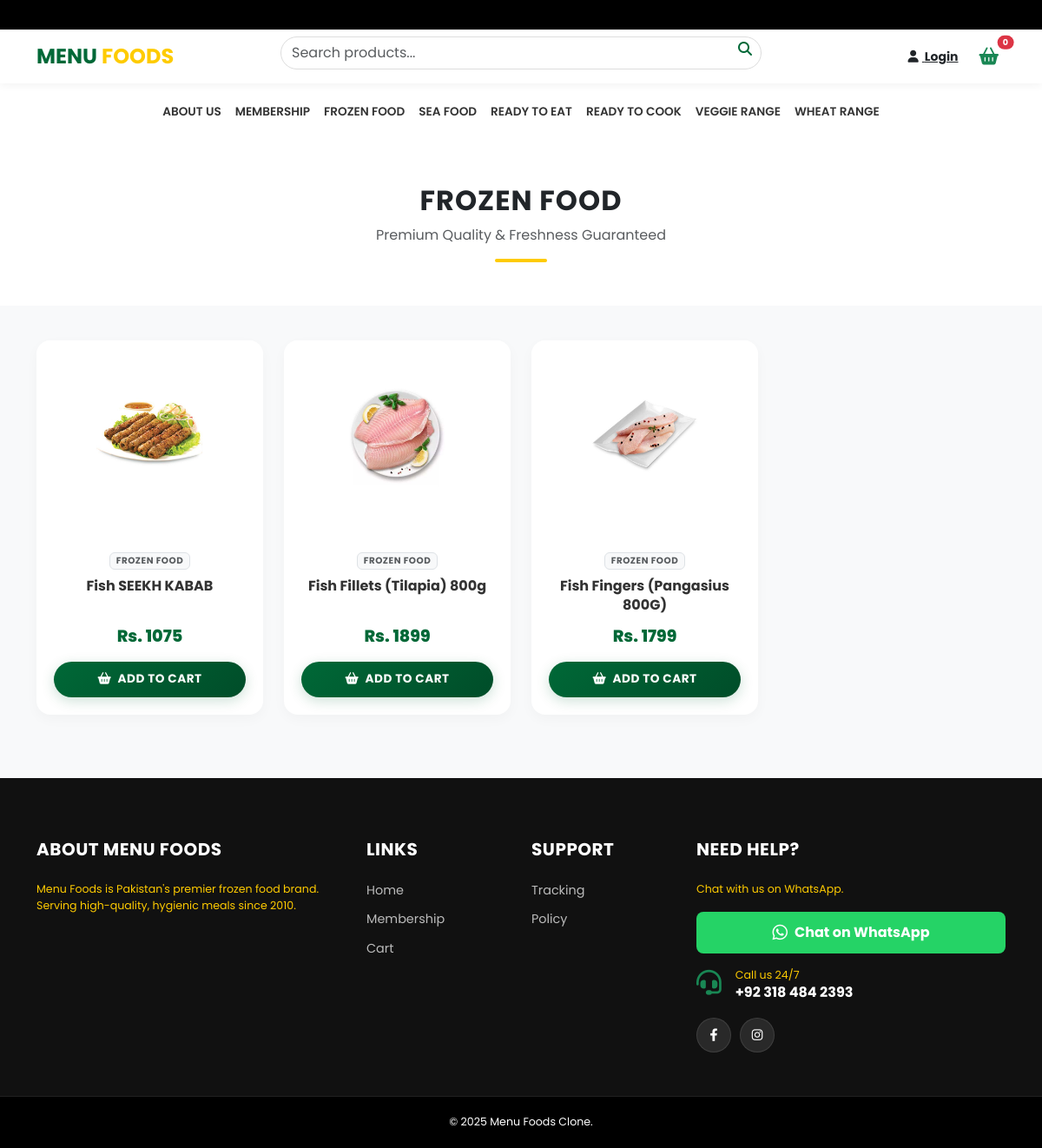
Page /category/1/ on the committed database.
### store/models.py (models this page shows, shortened)
class Category(models.Model):
    name = models.CharField(max_length=100, unique=True)
    image = models.ImageField(upload_to='categories/', blank=True, null=True)
    class Meta: verbose_name_plural = "Categories"

class Product(models.Model):
    categories = models.ManyToManyField(Category, related_name='products')
    name = models.CharField(max_length=200)
    description = models.TextField(blank=True)
    price = models.DecimalField(max_digits=10, decimal_places=2)
    image = models.ImageField(upload_to='products/')
    is_available = models.BooleanField(default=True)
    @property
    def category(self): return self.categories.first()

### store/views.py (the view)
# urls.py: path('category/<int:category_id>/', views.category_view, name='category_view'),
def category_view(request, category_id):
    c = get_object_or_404(Category, id=category_id)
    return render(request, 'store/category.html', {
        'category': c,
        'products': Product.objects.filter(categories=c),
        'categories': Category.objects.all()
    })

### orders/context_processors.py (called while the page is built)
def cart_count(request):
    cart = request.session.get('cart', {})
    return {'cart_item_count': sum(cart.values())}

### templates/store/category.html (shortened to what this page needs)
{% extends 'store/base.html' %}
{% block content %}
<div class="category-header">
    <div class="container">
        <h2 class="fw-bold mb-2 text-uppercase text-dark" style="letter-spacing: 1px;">{{ category.name }}</h2>
        <p class="text-muted mb-0">Premium Quality & Freshness Guaranteed</p>
    </div>
</div>
<div class="container mb-5" style="min-height: 60vh;">
    {% if products %}
    <div class="row g-4">
        {% for product in products %}
        <div class="col-6 col-md-3 d-flex align-items-stretch">
            <div class="product-card w-100">
                <a href="{% url 'product_detail' product.id %}" class="product-img-wrapper">
                    {% if product.image %}
                        <img src="{{ product.image.url }}" alt="{{ product.name }}">
                    {% else %}
                        <img src="https://via.placeholder.com/200x200?text=No+Image" alt="No Image">
                    {% endif %}
                </a>
                <div class="card-body">
                    <div class="mb-2">
                        <span class="badge bg-light text-muted border text-uppercase" style="font-size: 0.65rem; letter-spacing: 0.5px;">
                            {{ product.category.name|default:"General" }}
                        </span>
                    </div>
                    <h5 class="card-title">
                        <a href="{% url 'product_detail' product.id %}">
                            {{ product.name }}
                        </a>
                    </h5>
                    <div class="mt-auto-wrapper">
                        <p class="price-tag">Rs. {{ product.price|floatformat:0 }}</p>
                        <form action="{% url 'add_to_cart' product.id %}" method="POST">
                            <button type="submit" class="btn-add-cart">
                                <i class="fas fa-shopping-basket me-1"></i> <span class="d-none d-md-inline">Add to Cart</span><span class="d-inline d-md-none">Add</span>
                            </button>
                        </form>
                    </div>
                </div>
            </div>
        </div>
        {% endfor %}
    </div>
    {% endif %}
</div>
{% endblock %}

### templates/store/base.html (shortened to what this page needs)
{% load static %}
<!DOCTYPE html>
<html lang="en">
<head>
    <link href="https://cdn.jsdelivr.net/npm/bootstrap@5.3.0/dist/css/bootstrap.min.css" rel="stylesheet">
    <link rel="stylesheet" href="https://cdnjs.cloudflare.com/ajax/libs/font-awesome/6.4.0/css/all.min.css">
    <link rel="stylesheet" href="https://cdnjs.cloudflare.com/ajax/libs/viewerjs/1.11.3/viewer.min.css">
</head>
<body>
    <div class="top-bar"><div class="marquee-text">Order now for fresh stock! Deliveries might be slightly delayed. | Call us 24/7 at +92 318 484 2393 | Free Delivery for Members!</div></div>
    <div class="main-header sticky-top">
        <div class="container">
            <div class="row align-items-center g-2">
                <div class="col-6 col-lg-3 d-flex align-items-center">
                    <a href="{% url 'home' %}" class="text-decoration-none">
                        <h4 class="m-0 fw-bold" style="color: var(--primary-green);">MENU <span style="color: var(--accent-yellow);">FOODS</span></h4>
                    </a>
                </div>
                <div class="col-6 col-lg-3 text-end d-flex align-items-center justify-content-end order-lg-3 mobile-actions gap-3">
                    {% if user.is_authenticated %}
                        <div class="dropdown">
                            <a class="text-dark text-decoration-none small fw-bold dropdown-toggle d-flex align-items-center" href="#" data-bs-toggle="dropdown">
                                <i class="fas fa-user-circle fa-lg text-success me-1"></i>
                                <span class="d-none d-lg-inline">{{ user.username }}</span>
                                <span class="d-lg-none">{{ user.username|slice:":6" }}..</span>
                            </a>
                            <ul class="dropdown-menu dropdown-menu-end shadow border-0" style="z-index: 1050;">
                                <li><span class="dropdown-item-text small text-muted">Hi, {{ user.username }}</span></li>
                                <li><hr class="dropdown-divider"></li>
                                <li><a class="dropdown-item small" href="{% url 'my_orders' %}">My Orders</a></li>
                                {% if user.is_superuser %}<li><a class="dropdown-item small text-primary" href="{% url 'admin_dashboard' %}">Admin Panel</a></li>{% endif %}
                                <li><a class="dropdown-item small text-danger" href="{% url 'logout' %}">Logout</a></li>
                            </ul>
                        </div>
                    {% else %}
                        <a href="{% url 'login' %}" class="text-dark small fw-bold"><i class="fas fa-user me-1"></i> Login</a>
                    {% endif %}
                    <a href="{% url 'cart_page' %}" class="btn btn-outline-success rounded-pill position-relative border-0 fw-bold p-1 px-2">
                        <i class="fas fa-shopping-basket fa-lg"></i>
                        <span id="cart-badge" class="position-absolute top-0 start-100 translate-middle badge rounded-pill bg-danger" style="font-size: 0.6rem;">{{ cart_item_count|default:"0" }}</span>
                    </a>
                </div>
                <div class="col-12 col-lg-6 order-lg-2 mt-2 mt-lg-0">
                    <form class="search-box d-flex position-relative" action="{% url 'search' %}" method="GET">
                        <input class="form-control search-input" type="search" name="q" placeholder="Search products..." value="{{ request.GET.q }}">
                        <button class="search-btn" type="submit"><i class="fas fa-search"></i></button>
                    </form>
                </div>
            </div>
        </div>
    </div>
    <nav class="navbar navbar-expand-lg navbar-custom shadow-sm bg-white d-none d-lg-block">
        <div class="container justify-content-center">
            <ul class="navbar-nav">
                <li class="nav-item"><a class="nav-link" href="{% url 'about' %}">ABOUT US</a></li>
                <li class="nav-item"><a class="nav-link" href="{% url 'membership' %}">MEMBERSHIP</a></li>
                {% for cat in categories %}
                    <li class="nav-item"><a class="nav-link" href="{% url 'category_view' cat.id %}">{{ cat.name|upper }}</a></li>
                {% endfor %}
            </ul>
        </div>
    </nav>
    <div style="flex: 1;">{% block content %}{% endblock %}</div>
    <footer>
        <div class="container">
            <div class="row g-4">
                <div class="col-lg-4 col-md-6">
                    <h5 class="text-white">About Menu Foods</h5>
                    <p class="small mb-4" style="color: var(--accent-yellow);">
                        Menu Foods is Pakistan's premier frozen food brand. Serving high-quality, hygienic meals since 2010.
                    </p>
                </div>
                <div class="col-lg-2 col-md-6 col-6">
                    <h5>Links</h5>
                    <ul>
                        <li><a href="{% url 'home' %}">Home</a></li>
                        <li><a href="{% url 'membership' %}">Membership</a></li>
                        <li><a href="{% url 'cart_page' %}">Cart</a></li>
                    </ul>
                </div>
                <div class="col-lg-2 col-md-6 col-6">
                    <h5>Support</h5>
                    <ul>
                        <li><a href="{% url 'my_orders' %}">Tracking</a></li>
                        <li><a href="{% url 'about' %}">Policy</a></li>
                    </ul>
                </div>
                <div class="col-lg-4 col-md-6">
                    <h5>Need Help?</h5>
                    <p class="small mb-3" style="color: var(--accent-yellow);">Chat with us on WhatsApp.</p>
                    <a href="https://wa.me/923184842393" target="_blank" class="btn w-100 mb-3 d-flex align-items-center justify-content-center" style="background-color: #25D366; color: white; font-weight: bold; border:none; padding: 12px; border-radius: 8px;">
                        <i class="fab fa-whatsapp fa-lg me-2"></i> Chat on WhatsApp
                    </a>
                    <div class="d-flex align-items-center mb-3">
                        <i class="fas fa-headset fa-2x text-success me-3"></i>
                        <div>
                            <p class="mb-0 small" style="color: var(--accent-yellow);">Call us 24/7</p>
                            <h6 class="text-white fw-bold m-0">+92 318 484 2393</h6>
                        </div>
                    </div>
                    <div class="footer-social">
                        <a href="https://web.facebook.com/profile.php?id=61584493205748" target="_blank"><i class="fab fa-facebook-f"></i></a>
                        <a href="#" target="_blank"><i class="fab fa-instagram"></i></a>
                    </div>
                </div>
            </div>
        </div>
        <div class="footer-bottom">
            <div class="container text-center">
                <p class="mb-0 small text-white">&copy; 2025 Menu Foods Clone.</p>
            </div>
        </div>
    </footer>
</body>
</html>

### templates/store/base.html (style rules this page uses)
:root { --primary-green: #006837; --accent-yellow: #fecb00; --light-bg: #f8f9fa; }
body { font-family: 'Poppins', sans-serif; background-color: var(--light-bg); display: flex; flex-direction: column; min-height: 100vh; }
.top-bar { background-color: #000; color: #fff; font-size: 0.75rem; padding: 8px 0; overflow: hidden; white-space: nowrap; }
.marquee-text { display: inline-block; padding-left: 100%; animation: marquee 15s linear infinite; }
.main-header { background-color: #fff; padding: 15px 0; box-shadow: 0 2px 10px rgba(0,0,0,0.05); }
.search-input { border-radius: 50px; padding-right: 40px; border: 1px solid #ddd; }
.search-btn { position: absolute; right: 5px; top: 2px; background: none; border: none; color: var(--primary-green); }
.navbar-custom .nav-link { color: #333; font-weight: 600; font-size: 0.85rem; padding: 15px 15px; transition: 0.3s; }
footer { background-color: #111; color: #bbb; margin-top: auto; padding-top: 70px; font-size: 0.9rem; }
footer h5 { color: #fff; font-weight: 700; margin-bottom: 25px; text-transform: uppercase; letter-spacing: 0.5px; }
footer ul { list-style: none; padding: 0; }
footer ul li { margin-bottom: 12px; }
footer ul li a { color: #bbb; text-decoration: none; transition: 0.3s; }
.footer-social { display: flex; gap: 10px; margin-top: 20px; }
.footer-social a { display: flex; width: 40px; height: 40px; background: rgba(255, 255, 255, 0.1); color: #fff !important; align-items: center; justify-content: center; border-radius: 50%; text-decoration: none; transition: all 0.3s ease; border: 1px solid rgba(255, 255, 255, 0.1); }
.footer-bottom { background: #000; padding: 20px 0; margin-top: 50px; border-top: 1px solid #222; }

### templates/store/category.html (style rules this page uses)
.category-header { background-color: #fff; padding: 50px 0; margin-bottom: 40px; position: relative; text-align: center; }
.category-header::after { content: ''; display: block; width: 60px; height: 4px; background: #fecb00; margin: 15px auto 0; border-radius: 2px; }
.product-card { border: none; border-radius: 16px; transition: all 0.3s ease; background: #fff; overflow: hidden; position: relative; height: 100%; display: flex; flex-direction: column; box-shadow: 0 5px 15px rgba(0,0,0,0.03); }
.product-img-wrapper { height: 220px; overflow: hidden; display: flex; align-items: center; justify-content: center; background-color: #fff; padding: 15px; }
.product-img-wrapper img { max-height: 100%; max-width: 100%; transition: transform 0.5s ease; }
.card-body { padding: 20px; flex: 1; display: flex; flex-direction: column; text-align: center; }
.card-title { font-size: 1rem !important; font-weight: 700; color: #333; margin-bottom: 10px; line-height: 1.4; }
.card-title a { text-decoration: none; color: #333; transition: 0.2s; }
.mt-auto-wrapper { margin-top: auto; }
.price-tag { color: #006837; font-weight: 800; font-size: 1.2rem; margin-bottom: 15px; }
.btn-add-cart { background: linear-gradient(135deg, #006837 0%, #004d29 100%); color: white; border-radius: 50px; font-weight: 700; padding: 10px 0; transition: 0.3s; width: 100%; border: none; box-shadow: 0 4px 15px rgba(0, 104, 55, 0.2); text-transform: uppercase; font-size: 0.85rem; letter-spacing: 0.5px; }

### rows in the picture
Category: name "FROZEN FOOD"
Category: name "SEA FOOD"
Category: name "READY TO EAT"
Category: name "READY TO COOK"
Category: name "VEGGIE RANGE"
Category: name "WHEAT RANGE"
Product: image (picture), category.name "FROZEN FOOD", name "Fish SEEKH KABAB", price "1075"
Product: image (picture), category.name "FROZEN FOOD", name "Fish Fillets (Tilapia) 800g", price "1899"
Product: image (picture), category.name "FROZEN FOOD", name "Fish Fingers (Pangasius 800G)", price "1799"

### other values in the picture
{{ cart_item_count|default:"0" }} "0"
